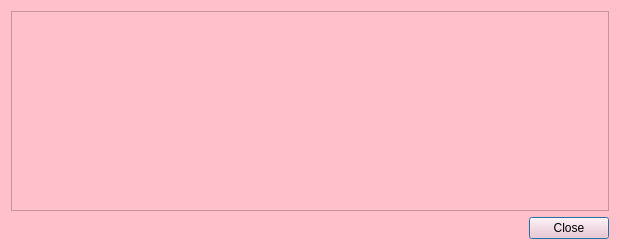
<?xml version="1.0" encoding="UTF-8"?>
<ui version="4.0">
 <class>TransactionDescDialog</class>
 <widget class="QDialog" name="TransactionDescDialog">
  <property name="geometry">
   <rect>
    <x>0</x>
    <y>0</y>
    <width>620</width>
    <height>250</height>
   </rect>
  </property>
  <property name="windowTitle">
   <string>Transaction details</string>
  </property>
  <property name="styleSheet">
   <string notr="true">background-color: pink;</string>
  </property>
  <layout class="QVBoxLayout" name="verticalLayout">
   <item>
    <widget class="QTextEdit" name="detailText">
     <property name="toolTip">
      <string>This pane shows a detailed description of the transaction</string>
     </property>
     <property name="readOnly">
      <bool>true</bool>
     </property>
    </widget>
   </item>
   <item>
    <widget class="QDialogButtonBox" name="buttonBox">
     <property name="orientation">
      <enum>Qt::Horizontal</enum>
     </property>
     <property name="standardButtons">
      <set>QDialogButtonBox::Close</set>
     </property>
    </widget>
   </item>
  </layout>
 </widget>
 <resources/>
 <connections>
  <connection>
   <sender>buttonBox</sender>
   <signal>accepted()</signal>
   <receiver>TransactionDescDialog</receiver>
   <slot>accept()</slot>
   <hints>
    <hint type="sourcelabel">
     <x>20</x>
     <y>20</y>
    </hint>
    <hint type="destinationlabel">
     <x>20</x>
     <y>20</y>
    </hint>
   </hints>
  </connection>
  <connection>
   <sender>buttonBox</sender>
   <signal>rejected()</signal>
   <receiver>TransactionDescDialog</receiver>
   <slot>reject()</slot>
   <hints>
    <hint type="sourcelabel">
     <x>20</x>
     <y>20</y>
    </hint>
    <hint type="destinationlabel">
     <x>20</x>
     <y>20</y>
    </hint>
   </hints>
  </connection>
 </connections>
</ui>
